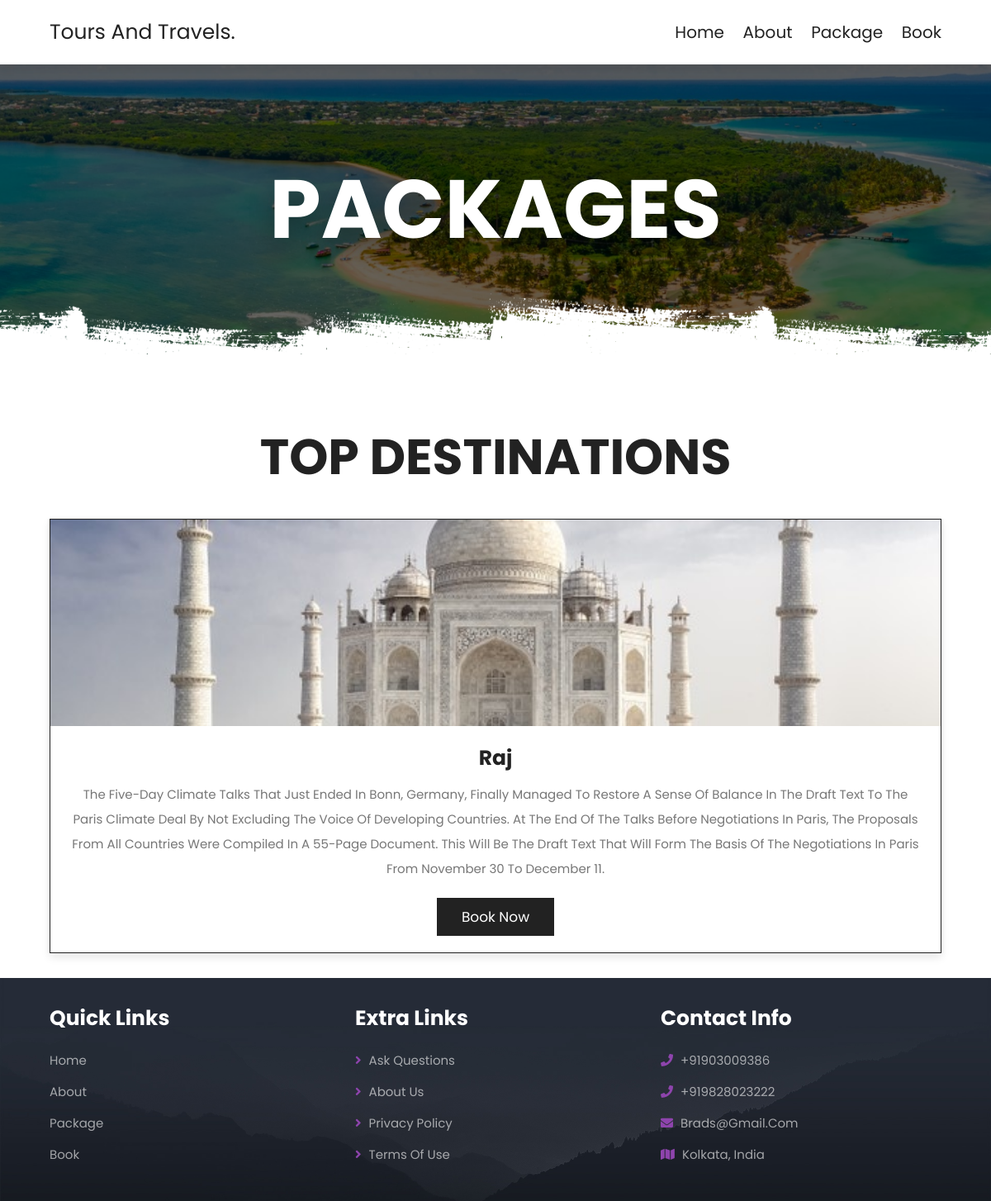
Before: /package/ with the older database file.
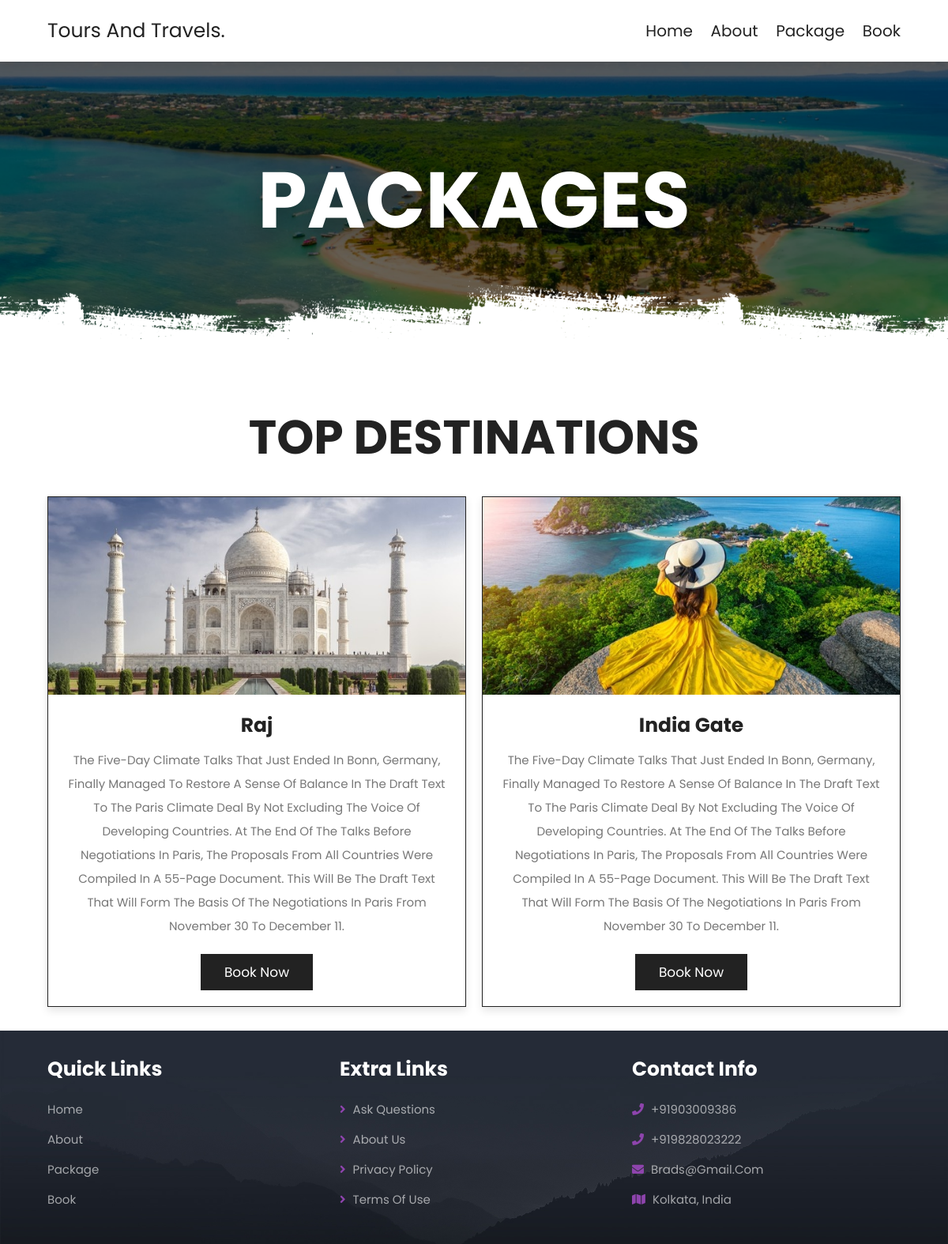
After: the same page with the newer database file.
### destination/models.py (models this page shows, shortened)
class Destination(models.Model):
    continent = models.CharField(
        choices=CONTINENT_CHOICES, max_length=2, default="as")
    country = CountryField(multiple=False, default="IN")
    state = models.CharField(max_length=30)
    city = models.CharField(max_length=50)
    place_name = models.CharField(max_length=50)
    slug = models.SlugField(max_length=50, unique=True)
    description_of_place = models.TextField()
    description_of_package = models.TextField()
    img_main = models.ImageField()
    price = models.FloatField()
    discount_price = models.FloatField(blank=True, null=True)
    treanding = models.BooleanField(default=False)
    img1 = models.ImageField()
    img2 = models.ImageField()
    img3 = models.ImageField()
    img4 = models.ImageField()
    img5 = models.ImageField()
    img6 = models.ImageField(blank=True, null=True)
    img7 = models.ImageField(blank=True, null=True)
    img8 = models.ImageField(blank=True, null=True)
    def get_absolute_url(self):
        return reverse("destination:place", kwargs={
            'slug': self.slug
        })

### destination/views.py (the view)
# urls.py: path('package/', PackageView.as_view(), name='package'),
class PackageView(ListView):
    model = Destination
    paginate_by = 2
    template_name = "main/package.html"

### templates/main/package.html (shortened to what this page needs)
{% extends "base.html" %}
{% load static %}
{% block content %}
<div class="heading" style="background: url({% static 'images/header-bg-2.png' %}) no-repeat;">
   <h1>packages</h1>
</div>
<section class="packages">
   <h1 class="heading-title">top destinations</h1>
   <div class="box-container">
      {% for item in object_list %}
      <div class="box">
         <div class="image">
            <a href="{{ item.get_absolute_url }}"><img src="{{ item.img_main.url }}"></a>
         </div>
         <div class="content">
            <h3>{{ item.place_name }}</h3>
            <p>{{ item.description_of_place }}</p>
            <a href="{% url 'destination:booking' %}" class="btn">book now</a>
         </div>
      </div>
      {% endfor %}
   </div>
</section>
{% endblock content %}

### templates/base.html (shortened to what this page needs)
{% load static %}
<!DOCTYPE html>
<html lang="en">
<head>
  <link rel="stylesheet" href="https://unpkg.com/swiper@7/swiper-bundle.min.css" />
  <link rel="stylesheet" href="https://cdnjs.cloudflare.com/ajax/libs/font-awesome/5.15.4/css/all.min.css">
  <link rel="stylesheet" href="{% static 'css/style.css' %}">
</head>
<body>
  {% include "navbar.html" %}
  {% block content %}
  {% endblock content %}
  {% include "footer.html" %}
</body>
</html>

### templates/navbar.html (shortened to what this page needs)
<section class="header">
  <a href="{% url 'destination:package' %}" class="logo">tours and travels.</a>
  <nav class="navbar">
    <a href="{% url 'destination:home' %}">home</a>
    <a href="{% url 'destination:about' %}">about</a>
    <a href="{% url 'destination:package' %}">package</a>
    <a href="{% url 'destination:booking' %}">book</a>
  </nav>
</section>

### templates/footer.html
{% load static %}
<section class="footer">
  <div class="box-container">
    <div class="box">
      <h3>quick links</h3>
      <a href="{% url 'destination:home' %}">home</a>
      <a href="{% url 'destination:about' %}">about</a>
      <a href="{% url 'destination:package' %}">package</a>
      <a href="{% url 'destination:booking' %}">book</a>
    </div>
    <div class="box">
      <h3>extra links</h3>
      <a href="#"> <i class="fas fa-angle-right"></i> ask questions</a>
      <a href="#"> <i class="fas fa-angle-right"></i> about us</a>
      <a href="#"> <i class="fas fa-angle-right"></i> privacy policy</a>
      <a href="#"> <i class="fas fa-angle-right"></i> terms of use</a>
    </div>
    <div class="box">
      <h3>contact info</h3>
      <a href="#"> <i class="fas fa-phone"></i> +91903009386 </a>
      <a href="#"> <i class="fas fa-phone"></i> +919828023222 </a>
      <a href="#"> <i class="fas fa-envelope"></i> brads@gmail.com </a>
      <a href="#"> <i class="fas fa-map"></i> kolkata, india </a>
    </div>
  </div>
</section>

### templates/script.html (shortened to what this page needs)
{% load static %}

### static_in_env/css/style.css (style rules this page uses)
:root { --main-color:#8e44ad; --black:#222; --white:#fff; --light-black:#777; --light-white:#fff9; --dark-bg:rgba(0,0,0,.7); --light-bg:#eee; --border:.1rem solid var(--black); --box-shadow:0 .5rem 1rem rgba(0,0,0,.1); --text-shadow:0 1.5rem 3rem rgba(0,0,0,.3); }
* { font-family: 'Poppins', sans-serif; margin:0; padding:0; box-sizing: border-box; outline: none; border:none; text-decoration: none; text-transform: capitalize; }
html { font-size: 62.5%; overflow-x: hidden; }
section { padding:5rem 10%; }
.heading { background-size: cover !important; background-position: center !important; padding-top: 10rem; padding-bottom:15rem; display: flex; align-items: center; justify-content: center; }
.heading h1 { font-size: 10rem; text-transform: uppercase; color:var(--white); text-shadow: var(--text-shadow); }
.btn { display: inline-block; background: var(--black); margin-top: 1rem; color:var(--white); font-size: 1.7rem; padding:1rem 3rem; cursor: pointer; }
.heading-title { text-align: center; margin-bottom: 3rem; font-size: 6rem; text-transform: uppercase; color:var(--black); }
.header { position: sticky; top:0; left:0; right:0; z-index: 1000; background-color: var(--white); display: flex; padding-top: 2rem; padding-bottom: 2rem; box-shadow: var(--box-shadow); align-items: center; justify-content: space-between; }
.header .logo { font-size: 2.5rem; color:var(--black); }
.header .navbar a { font-size: 2rem; margin-left: 2rem; color:var(--black); }
.packages .box-container { display: grid; grid-template-columns: repeat(auto-fit, minmax(30rem, 1fr)); gap: 2rem; }
.packages .box-container .box { border:var(--border); box-shadow: var(--box-shadow); background: var(--white); display: none; }
.packages .box-container .box:nth-child(1), .packages .box-container .box:nth-child(2), .packages .box-container .box:nth-child(3), .packages .box-container .box:nth-child(4), .packages .box-container .box:nth-child(5), .packages .box-container .box:nth-child(6) { display: inline-block; }
.packages .box-container .box .image { height: 25rem; overflow: hidden; }
.packages .box-container .box .image img { height: 100%; width: 100%; object-fit: cover; transition: .2s linear; }
.packages .box-container .box .content { padding:2rem; text-align: center; }
.packages .box-container .box .content h3 { font-size: 2.5rem; color:var(--black); }
.packages .box-container .box .content p { font-size: 1.5rem; color:var(--light-black); line-height: 2; padding:1rem 0; }
.footer { background: url(../images/footer-bg.jpg) no-repeat; background-size: cover; background-position: center; }
.footer .box-container { display: grid; grid-template-columns: repeat(auto-fit, minmax(25rem, 1fr)); gap: 3rem; }
.footer .box-container .box h3 { color:var(--white); font-size: 2.5rem; padding-bottom: 2rem; }
.footer .box-container .box a { color:var(--light-white); font-size: 1.5rem; padding-bottom: 1.5rem; display: block; }
.footer .box-container .box a i { color:var(--main-color); padding-right: .5rem; transition: .2s linear; }
@media (max-width:1200px) { section { padding:3rem 5%; } }

Changed rows visible on the page:
added Destination: img_main (picture), place_name "India Gate", description_of_place "The Five-Day Climate Talks That Just Ended In Bonn, Germany, Finally Managed To Restore A Sense Of Balance In The Draft Text To The Paris Climate Deal By Not Excluding The Voice Of Developing Countries. At The End Of The Talks Before Negotiations In Paris, The Proposals From All Countries Were Compiled In A 55-Page Document. This Will Be The Draft Text That Will Form The Basis Of The Negotiations In Paris From November 30 To December 11."
